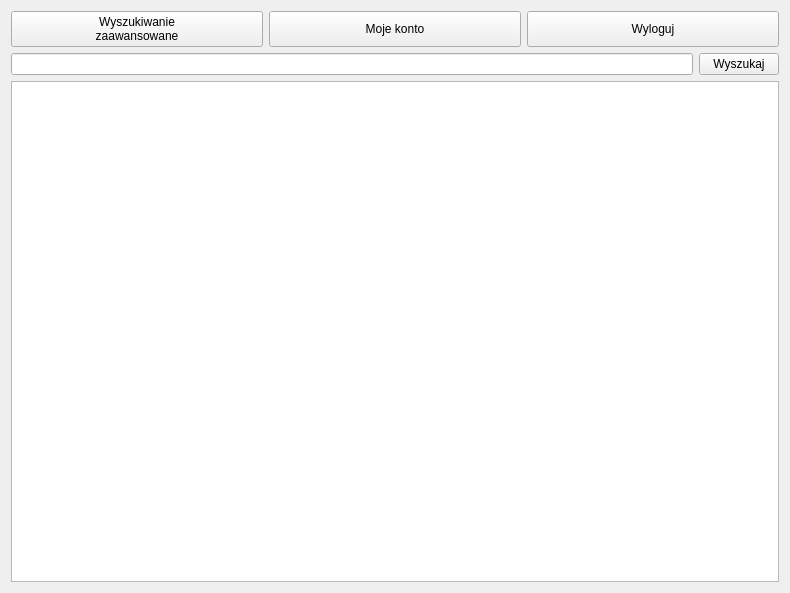
<?xml version="1.0" encoding="UTF-8"?>
<ui version="4.0">
 <class>libraryWindowWidget</class>
 <widget class="QWidget" name="libraryWindowWidget">
  <property name="geometry">
   <rect>
    <x>0</x>
    <y>0</y>
    <width>790</width>
    <height>593</height>
   </rect>
  </property>
  <property name="windowTitle">
   <string>Form</string>
  </property>
  <layout class="QVBoxLayout" name="verticalLayout_2">
   <item>
    <layout class="QVBoxLayout" name="verticalLayout">
     <item>
      <layout class="QVBoxLayout" name="verticalLayout_up">
       <property name="sizeConstraint">
        <enum>QLayout::SetNoConstraint</enum>
       </property>
       <item>
        <layout class="QHBoxLayout" name="horizontalLayout">
         <item>
          <widget class="QPushButton" name="pushButton_2">
           <property name="sizePolicy">
            <sizepolicy hsizetype="Minimum" vsizetype="Preferred">
             <horstretch>0</horstretch>
             <verstretch>0</verstretch>
            </sizepolicy>
           </property>
           <property name="text">
            <string>Wyszukiwanie 
zaawansowane</string>
           </property>
          </widget>
         </item>
         <item>
          <widget class="QPushButton" name="pushButton">
           <property name="sizePolicy">
            <sizepolicy hsizetype="Minimum" vsizetype="Preferred">
             <horstretch>0</horstretch>
             <verstretch>0</verstretch>
            </sizepolicy>
           </property>
           <property name="text">
            <string>Moje konto</string>
           </property>
          </widget>
         </item>
         <item>
          <widget class="QPushButton" name="pushButton_3">
           <property name="sizePolicy">
            <sizepolicy hsizetype="Minimum" vsizetype="Preferred">
             <horstretch>0</horstretch>
             <verstretch>0</verstretch>
            </sizepolicy>
           </property>
           <property name="text">
            <string>Wyloguj</string>
           </property>
          </widget>
         </item>
        </layout>
       </item>
       <item>
        <layout class="QHBoxLayout" name="horizontalLayout_2">
         <item>
          <widget class="QLineEdit" name="lineEdit_wyszukaj"/>
         </item>
         <item>
          <widget class="QPushButton" name="pushButton_wyszukaj">
           <property name="sizePolicy">
            <sizepolicy hsizetype="Minimum" vsizetype="Fixed">
             <horstretch>0</horstretch>
             <verstretch>0</verstretch>
            </sizepolicy>
           </property>
           <property name="text">
            <string>Wyszukaj</string>
           </property>
          </widget>
         </item>
        </layout>
       </item>
      </layout>
     </item>
    </layout>
   </item>
   <item>
    <widget class="QListWidget" name="listWidget_booksList"/>
   </item>
  </layout>
 </widget>
 <resources/>
 <connections/>
</ui>
